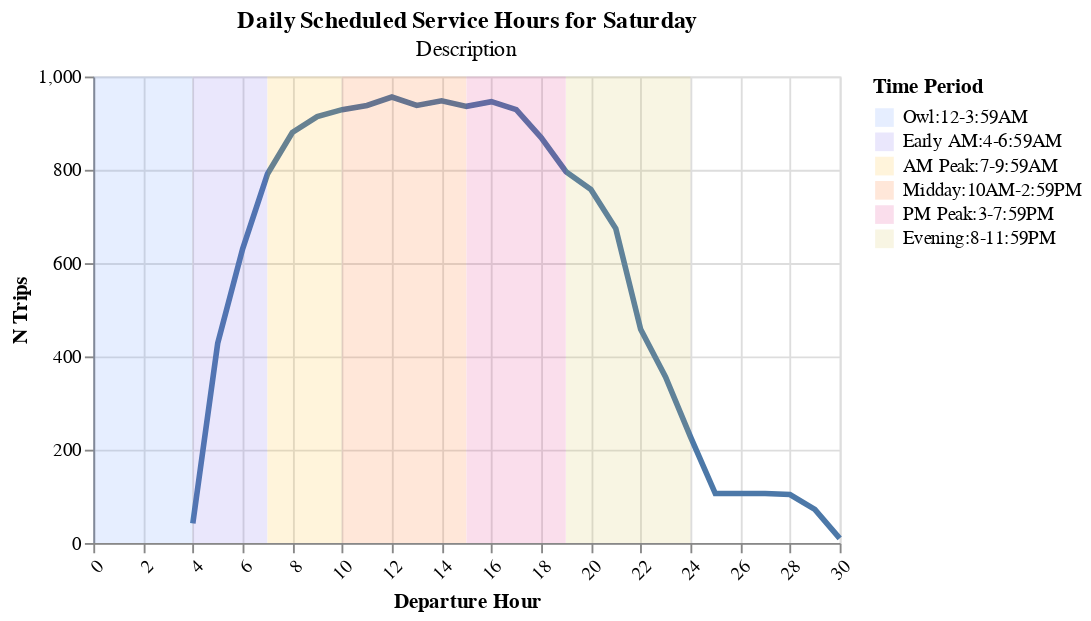

The cell this chart's notebook holds for it:
### Code cell
_report_operator_visuals.configure_chart(
    chart,
    width=400,
    height=250,
    title="Daily Scheduled Service Hours for Saturday",
    subtitle="Description",
)

### Figure 1 — Vega-Lite specification as saved in the notebook (floating-point values rounded to 4 significant figures)
{"config": {"view": {"continuousWidth": 300, "continuousHeight": 300}}, "layer": [{"data": {"name": "data-ad1b53fd0b7fb0718e06d47c86dceb67"}, "mark": {"type": "line", "size": 3}, "encoding": {"x": {"axis": {"labelAngle": -45}, "field": "Departure Hour", "title": "Departure Hour", "type": "quantitative"}, "y": {"field": "N Trips", "title": "N Trips", "type": "quantitative"}}, "name": "view_1", "transform": [{"filter": {"param": "param_2"}}]}, {"data": {"name": "data-ed3e58c91c1826c4bca955698f66e78a"}, "mark": {"type": "rect", "opacity": 0.15}, "encoding": {"color": {"field": "Time Period", "scale": {"range": ["#5b8efd", "#765fec", "#fcb40e", "#fc5c04", "#dd217d", "#ccbb44", "#c5c5c4"]}, "sort": ["Owl:12-3:59AM", "Early AM:4-6:59AM", "AM Peak:7-9:59AM", "Midday:10AM-2:59PM", "PM Peak:3-7:59PM", "Evening:8-11:59PM"], "type": "nominal"}, "x": {"field": "start", "type": "quantitative"}, "x2": {"field": "stop"}, "y": {"value": 0}, "y2": {"value": 250}}}], "height": 250, "params": [{"name": "param_2", "select": {"type": "point", "fields": ["Date"]}, "bind": {"input": "select", "options": ["2025-08-01", "2025-09-01", "2025-10-01"], "name": "Dates: "}, "value": "2025-08-01", "views": ["view_1"]}], "resolve": {"scale": {"color": "independent"}}, "title": {"text": ["Daily Scheduled Service Hours for Saturday"], "subtitle": ["Description"]}, "width": 400, "$schema": "https://vega.github.io/schema/vega-lite/v5.20.1.json", "datasets": {"data-ad1b53fd0b7fb0718e06d47c86dceb67": [{"Analysis Name": "City and County of San Francisco", "Date": "2025-08-01", "Day Type": "Saturday", "Departure Hour": 4, "N Trips": 42}, {"Analysis Name": "City and County of San Francisco", "Date": "2025-08-01", "Day Type": "Saturday", "Departure Hour": 5, "N Trips": 428}, {"Analysis Name": "City and County of San Francisco", "Date": "2025-08-01", "Day Type": "Saturday", "Departure Hour": 6, "N Trips": 630}, {"Analysis Name": "City and County of San Francisco", "Date": "2025-08-01", "Day Type": "Saturday", "Departure Hour": 7, "N Trips": 791}, {"Analysis Name": "City and County of San Francisco", "Date": "2025-08-01", "Day Type": "Saturday", "Departure Hour": 8, "N Trips": 880}, {"Analysis Name": "City and County of San Francisco", "Date": "2025-08-01", "Day Type": "Saturday", "Departure Hour": 9, "N Trips": 914}, {"Analysis Name": "City and County of San Francisco", "Date": "2025-08-01", "Day Type": "Saturday", "Departure Hour": 10, "N Trips": 929}, {"Analysis Name": "City and County of San Francisco", "Date": "2025-08-01", "Day Type": "Saturday", "Departure Hour": 11, "N Trips": 938}, {"Analysis Name": "City and County of San Francisco", "Date": "2025-08-01", "Day Type": "Saturday", "Departure Hour": 12, "N Trips": 956}, {"Analysis Name": "City and County of San Francisco", "Date": "2025-08-01", "Day Type": "Saturday", "Departure Hour": 13, "N Trips": 938}, {"Analysis Name": "City and County of San Francisco", "Date": "2025-08-01", "Day Type": "Saturday", "Departure Hour": 14, "N Trips": 948}, {"Analysis Name": "City and County of San Francisco", "Date": "2025-08-01", "Day Type": "Saturday", "Departure Hour": 15, "N Trips": 936}, {"Analysis Name": "City and County of San Francisco", "Date": "2025-08-01", "Day Type": "Saturday", "Departure Hour": 16, "N Trips": 946}, {"Analysis Name": "City and County of San Francisco", "Date": "2025-08-01", "Day Type": "Saturday", "Departure Hour": 17, "N Trips": 929}, {"Analysis Name": "City and County of San Francisco", "Date": "2025-08-01", "Day Type": "Saturday", "Departure Hour": 18, "N Trips": 869}, {"Analysis Name": "City and County of San Francisco", "Date": "2025-08-01", "Day Type": "Saturday", "Departure Hour": 19, "N Trips": 796}, {"Analysis Name": "City and County of San Francisco", "Date": "2025-08-01", "Day Type": "Saturday", "Departure Hour": 20, "N Trips": 758}, {"Analysis Name": "City and County of San Francisco", "Date": "2025-08-01", "Day Type": "Saturday", "Departure Hour": 21, "N Trips": 674}, {"Analysis Name": "City and County of San Francisco", "Date": "2025-08-01", "Day Type": "Saturday", "Departure Hour": 22, "N Trips": 458}, {"Analysis Name": "City and County of San Francisco", "Date": "2025-08-01", "Day Type": "Saturday", "Departure Hour": 23, "N Trips": 356}, {"Analysis Name": "City and County of San Francisco", "Date": "2025-08-01", "Day Type": "Saturday", "Departure Hour": 24, "N Trips": 228}, {"Analysis Name": "City and County of San Francisco", "Date": "2025-08-01", "Day Type": "Saturday", "Departure Hour": 25, "N Trips": 106}, {"Analysis Name": "City and County of San Francisco", "Date": "2025-08-01", "Day Type": "Saturday", "Departure Hour": 26, "N Trips": 106}, {"Analysis Name": "City and County of San Francisco", "Date": "2025-08-01", "Day Type": "Saturday", "Departure Hour": 27, "N Trips": 106}, {"Analysis Name": "City and County of San Francisco", "Date": "2025-08-01", "Day Type": "Saturday", "Departure Hour": 28, "N Trips": 104}, {"Analysis Name": "City and County of San Francisco", "Date": "2025-08-01", "Day Type": "Saturday", "Departure Hour": 29, "N Trips": 72}, {"Analysis Name": "City and County of San Francisco", "Date": "2025-08-01", "Day Type": "Saturday", "Departure Hour": 30, "N Trips": 10}, {"Analysis Name": "City and County of San Francisco", "Date": "2025-09-01", "Day Type": "Saturday", "Departure Hour": 4, "N Trips": 21}, {"Analysis Name": "City and County of San Francisco", "Date": "2025-09-01", "Day Type": "Saturday", "Departure Hour": 5, "N Trips": 214}, {"Analysis Name": "City and County of San Francisco", "Date": "2025-09-01", "Day Type": "Saturday", "Departure Hour": 6, "N Trips": 315}, {"Analysis Name": "City and County of San Francisco", "Date": "2025-09-01", "Day Type": "Saturday", "Departure Hour": 7, "N Trips": 396}, {"Analysis Name": "City and County of San Francisco", "Date": "2025-09-01", "Day Type": "Saturday", "Departure Hour": 8, "N Trips": 440}, {"Analysis Name": "City and County of San Francisco", "Date": "2025-09-01", "Day Type": "Saturday", "Departure Hour": 9, "N Trips": 464}, {"Analysis Name": "City and County of San Francisco", "Date": "2025-09-01", "Day Type": "Saturday", "Departure Hour": 10, "N Trips": 472}, {"Analysis Name": "City and County of San Francisco", "Date": "2025-09-01", "Day Type": "Saturday", "Departure Hour": 11, "N Trips": 477}, {"Analysis Name": "City and County of San Francisco", "Date": "2025-09-01", "Day Type": "Saturday", "Departure Hour": 12, "N Trips": 486}, {"Analysis Name": "City and County of San Francisco", "Date": "2025-09-01", "Day Type": "Saturday", "Departure Hour": 13, "N Trips": 477}, {"Analysis Name": "City and County of San Francisco", "Date": "2025-09-01", "Day Type": "Saturday", "Departure Hour": 14, "N Trips": 482}, {"Analysis Name": "City and County of San Francisco", "Date": "2025-09-01", "Day Type": "Saturday", "Departure Hour": 15, "N Trips": 476}, {"Analysis Name": "City and County of San Francisco", "Date": "2025-09-01", "Day Type": "Saturday", "Departure Hour": 16, "N Trips": 481}, {"Analysis Name": "City and County of San Francisco", "Date": "2025-09-01", "Day Type": "Saturday", "Departure Hour": 17, "N Trips": 473}, {"Analysis Name": "City and County of San Francisco", "Date": "2025-09-01", "Day Type": "Saturday", "Departure Hour": 18, "N Trips": 434}, {"Analysis Name": "City and County of San Francisco", "Date": "2025-09-01", "Day Type": "Saturday", "Departure Hour": 19, "N Trips": 398}, {"Analysis Name": "City and County of San Francisco", "Date": "2025-09-01", "Day Type": "Saturday", "Departure Hour": 20, "N Trips": 379}, {"Analysis Name": "City and County of San Francisco", "Date": "2025-09-01", "Day Type": "Saturday", "Departure Hour": 21, "N Trips": 337}, {"Analysis Name": "City and County of San Francisco", "Date": "2025-09-01", "Day Type": "Saturday", "Departure Hour": 22, "N Trips": 229}, {"Analysis Name": "City and County of San Francisco", "Date": "2025-09-01", "Day Type": "Saturday", "Departure Hour": 23, "N Trips": 178}, {"Analysis Name": "City and County of San Francisco", "Date": "2025-09-01", "Day Type": "Saturday", "Departure Hour": 24, "N Trips": 114}, {"Analysis Name": "City and County of San Francisco", "Date": "2025-09-01", "Day Type": "Saturday", "Departure Hour": 25, "N Trips": 53}, {"Analysis Name": "City and County of San Francisco", "Date": "2025-09-01", "Day Type": "Saturday", "Departure Hour": 26, "N Trips": 53}, {"Analysis Name": "City and County of San Francisco", "Date": "2025-09-01", "Day Type": "Saturday", "Departure Hour": 27, "N Trips": 53}, {"Analysis Name": "City and County of San Francisco", "Date": "2025-09-01", "Day Type": "Saturday", "Departure Hour": 28, "N Trips": 52}, {"Analysis Name": "City and County of San Francisco", "Date": "2025-09-01", "Day Type": "Saturday", "Departure Hour": 29, "N Trips": 36}, {"Analysis Name": "City and County of San Francisco", "Date": "2025-09-01", "Day Type": "Saturday", "Departure Hour": 30, "N Trips": 5}, {"Analysis Name": "City and County of San Francisco", "Date": "2025-10-01", "Day Type": "Saturday", "Departure Hour": 4, "N Trips": 21}, {"Analysis Name": "City and County of San Francisco", "Date": "2025-10-01", "Day Type": "Saturday", "Departure Hour": 5, "N Trips": 214}, {"Analysis Name": "City and County of San Francisco", "Date": "2025-10-01", "Day Type": "Saturday", "Departure Hour": 6, "N Trips": 315}, {"Analysis Name": "City and County of San Francisco", "Date": "2025-10-01", "Day Type": "Saturday", "Departure Hour": 7, "N Trips": 396}, {"Analysis Name": "City and County of San Francisco", "Date": "2025-10-01", "Day Type": "Saturday", "Departure Hour": 8, "N Trips": 440}, {"Analysis Name": "City and County of San Francisco", "Date": "2025-10-01", "Day Type": "Saturday", "Departure Hour": 9, "N Trips": 464}, {"Analysis Name": "City and County of San Francisco", "Date": "2025-10-01", "Day Type": "Saturday", "Departure Hour": 10, "N Trips": 472}, {"Analysis Name": "City and County of San Francisco", "Date": "2025-10-01", "Day Type": "Saturday", "Departure Hour": 11, "N Trips": 477}, {"Analysis Name": "City and County of San Francisco", "Date": "2025-10-01", "Day Type": "Saturday", "Departure Hour": 12, "N Trips": 486}, {"Analysis Name": "City and County of San Francisco", "Date": "2025-10-01", "Day Type": "Saturday", "Departure Hour": 13, "N Trips": 477}, {"Analysis Name": "City and County of San Francisco", "Date": "2025-10-01", "Day Type": "Saturday", "Departure Hour": 14, "N Trips": 482}, {"Analysis Name": "City and County of San Francisco", "Date": "2025-10-01", "Day Type": "Saturday", "Departure Hour": 15, "N Trips": 476}, {"Analysis Name": "City and County of San Francisco", "Date": "2025-10-01", "Day Type": "Saturday", "Departure Hour": 16, "N Trips": 481}, {"Analysis Name": "City and County of San Francisco", "Date": "2025-10-01", "Day Type": "Saturday", "Departure Hour": 17, "N Trips": 473}, {"Analysis Name": "City and County of San Francisco", "Date": "2025-10-01", "Day Type": "Saturday", "Departure Hour": 18, "N Trips": 434}, {"Analysis Name": "City and County of San Francisco", "Date": "2025-10-01", "Day Type": "Saturday", "Departure Hour": 19, "N Trips": 398}, {"Analysis Name": "City and County of San Francisco", "Date": "2025-10-01", "Day Type": "Saturday", "Departure Hour": 20, "N Trips": 379}, {"Analysis Name": "City and County of San Francisco", "Date": "2025-10-01", "Day Type": "Saturday", "Departure Hour": 21, "N Trips": 337}, {"Analysis Name": "City and County of San Francisco", "Date": "2025-10-01", "Day Type": "Saturday", "Departure Hour": 22, "N Trips": 229}, {"Analysis Name": "City and County of San Francisco", "Date": "2025-10-01", "Day Type": "Saturday", "Departure Hour": 23, "N Trips": 178}, {"Analysis Name": "City and County of San Francisco", "Date": "2025-10-01", "Day Type": "Saturday", "Departure Hour": 24, "N Trips": 114}, {"Analysis Name": "City and County of San Francisco", "Date": "2025-10-01", "Day Type": "Saturday", "Departure Hour": 25, "N Trips": 53}, {"Analysis Name": "City and County of San Francisco", "Date": "2025-10-01", "Day Type": "Saturday", "Departure Hour": 26, "N Trips": 53}, {"Analysis Name": "City and County of San Francisco", "Date": "2025-10-01", "Day Type": "Saturday", "Departure Hour": 27, "N Trips": 53}, {"Analysis Name": "City and County of San Francisco", "Date": "2025-10-01", "Day Type": "Saturday", "Departure Hour": 28, "N Trips": 52}, {"Analysis Name": "City and County of San Francisco", "Date": "2025-10-01", "Day Type": "Saturday", "Departure Hour": 29, "N Trips": 36}, {"Analysis Name": "City and County of San Francisco", "Date": "2025-10-01", "Day Type": "Saturday", "Departure Hour": 30, "N Trips": 5}], "data-ed3e58c91c1826c4bca955698f66e78a": [{"index": 0, "start": 0, "stop": 3.99, "Time Period": "Owl:12-3:59AM"}, {"index": 1, "start": 4, "stop": 6.99, "Time Period": "Early AM:4-6:59AM"}, {"index": 2, "start": 7, "stop": 9.99, "Time Period": "AM Peak:7-9:59AM"}, {"index": 3, "start": 10, "stop": 14.99, "Time Period": "Midday:10AM-2:59PM"}, {"index": 4, "start": 15, "stop": 18.99, "Time Period": "PM Peak:3-7:59PM"}, {"index": 5, "start": 19, "stop": 24.0, "Time Period": "Evening:8-11:59PM"}]}}
